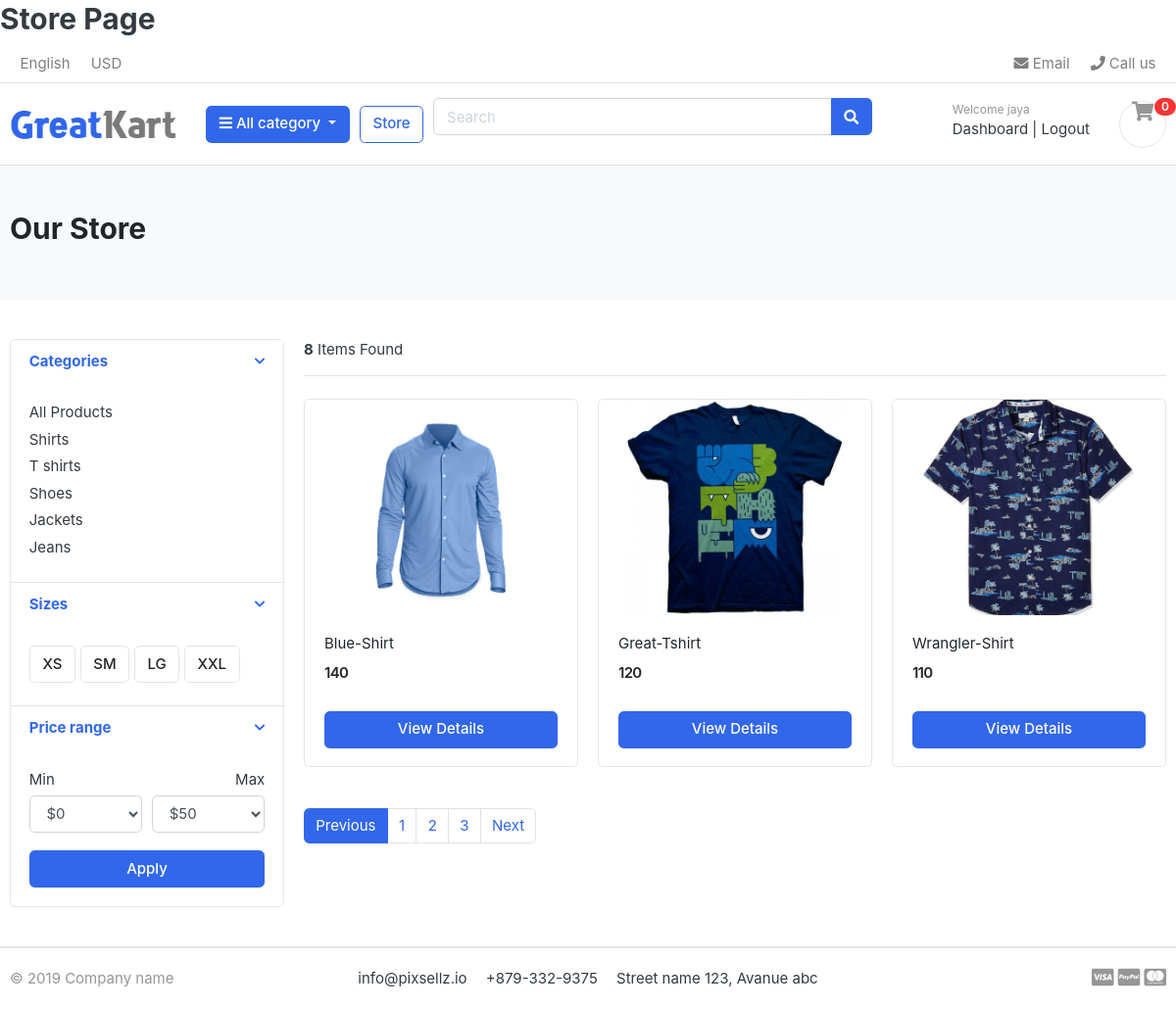
The page /store/ (signed in) on the database its author committed.
### accounts/models.py (models this page shows, shortened)
class Account (AbstractBaseUser):
    first_name  = models.CharField (max_length= 50)
    last_name   = models.CharField (max_length= 50)
    username    = models.CharField (max_length= 50, unique= True)
    email       = models.CharField (max_length= 100, unique= True)
    phone_number= models.CharField (max_length= 50)
    date_joined     = models.DateTimeField (auto_now_add= True)
    last_login      = models.DateTimeField (auto_now_add= True)
    is_admin        = models.BooleanField (default= False)
    is_staff        = models.BooleanField (default= False)
    is_active       = models.BooleanField (default= False)
    is_superadmin   = models.BooleanField (default= False)
    USERNAME_FIELD        = 'email'
    REQUIRED_FIELDS       = ['username','first_name','last_name']
    objects= MyAccountManager()

### category/models.py (models this page shows, shortened)
class Category (models.Model):
    category_name= models.CharField (max_length= 50, unique= True)
    slug= models.SlugField (max_length= 100, unique= True)   # Slugfield Auto populates slug field as same as category field
    description = models.TextField (max_length= 255, blank= True)
    cat_image= models.ImageField (upload_to = 'photos/categories', blank= True)
    class Meta:
        verbose_name= 'category'
        verbose_name_plural = 'categories'
    def get_url (self):
        return reverse ('products_by_category', args=[self.slug] )

### store/models.py (models this page shows, shortened)
class Product (models.Model):
    product_name        = models.CharField (max_length= 200, unique= True)
    slug                = models.SlugField (max_length= 200, unique= True)
    description         = models.TextField (max_length= 500, blank= True)
    price               = models.IntegerField ()
    images              = models.ImageField (upload_to= 'photos/products')
    stock               = models.IntegerField ()
    is_available        = models.BooleanField (default= True)
    category            = models.ForeignKey  (Category, on_delete=models.CASCADE)
    created_date        = models.DateTimeField(auto_now_add= True)
    modified_date       = models.DateTimeField(auto_now= True)
    def get_url (self):
        return reverse ('product_detail', args= [self.category.slug, self.slug])

### store/views.py (the view)
# urls.py: path('store/', include ('store.urls')),
def store (request, category_slug=None):
    categories= None
    products= None
    if category_slug != None:
        categories = get_object_or_404 (Category, slug=category_slug)
        products = Product.objects.filter (category= categories, is_available= True)
        paginator= Paginator(products, 1)
        page= request.GET.get('page')
        paged_products= paginator.get_page(page)
        product_count= products.count()
    else:
        products= Product.objects.all().filter(is_available=True).order_by('id')
        product_count= products.count()
        paginator= Paginator(products, 3)
        page= request.GET.get('page')
        paged_products= paginator.get_page(page)
        product_count= products.count()
    context= {'products': paged_products, 'product_count': product_count}
    return render (request, 'store/store.html', context)

### carts/context_processors.py (called while the page is built)
def counter(request):
    cart_count=0
    if 'admin' in request.path:
        return()
    else:
        try:
            cart= Cart.objects.filter(cart_id =_cart_id(request))
            cart_items= CartItem.objects.all().filter(cart=cart[:1])
            for cart_item in cart_items:
                cart_count+= cart_item.quantity
        except Cart.DoesNotExist:
            cart_count=0
    return dict (cart_count= cart_count)

### carts/views.py (called while the page is built)
def _cart_id(request):
    cart= request.session.session_key
    if not cart:
        cart= request.session.create ()
    return cart

### category/context_processors.py (called while the page is built)
def menu_links (request):
    links= Category.objects.all()
    return dict (links=links)

### templates/store/store.html (shortened to what this page needs)
<h2>Store Page </h2>
{%extends 'base.html'%}
{%load static%}
{%block content%}
<section class="section-pagetop bg">
<div class="container">
	{% if 'search' in request.path %}
	<h2 class="title-page">Search Result</h2>
	{% else %}
	<h2 class="title-page">Our Store</h2>
	{% endif %}
</div>
</section>
<section class="section-content padding-y">
<div class="container">
<div class="row">
	<aside class="col-md-3">
<div class="card">
	<article class="filter-group">
		<header class="card-header">
			<a href="#" data-toggle="collapse" data-target="#collapse_1" aria-expanded="true" class="">
				<i class="icon-control fa fa-chevron-down"></i>
				<h6 class="title">Categories</h6>
			</a>
		</header>
		<div class="filter-content collapse show" id="collapse_1" style="">
			<div class="card-body">
				<ul class="list-menu">
				<li><a href="{% url 'store' %}">All Products </a></li>
				{% for category in links %}
				<li><a href="{{category.get_url}}">{{category.category_name}} </a></li>
				{% endfor %}
				</ul>
			</div>
		</div>
	</article>
	<article class="filter-group">
		<header class="card-header">
			<a href="#" data-toggle="collapse" data-target="#collapse_4" aria-expanded="true" class="">
				<i class="icon-control fa fa-chevron-down"></i>
				<h6 class="title">Sizes </h6>
			</a>
		</header>
		<div class="filter-content collapse show" id="collapse_4" style="">
			<div class="card-body">
			  <label class="checkbox-btn">
			    <span class="btn btn-light"> XS </span>
			  </label>
			  <label class="checkbox-btn">
			    <span class="btn btn-light"> SM </span>
			  </label>
			  <label class="checkbox-btn">
			    <span class="btn btn-light"> LG </span>
			  </label>
			  <label class="checkbox-btn">
			    <span class="btn btn-light"> XXL </span>
			  </label>
		</div>
		</div>
	</article>
	<article class="filter-group">
		<header class="card-header">
			<a href="#" data-toggle="collapse" data-target="#collapse_3" aria-expanded="true" class="">
				<i class="icon-control fa fa-chevron-down"></i>
				<h6 class="title">Price range </h6>
			</a>
		</header>
		<div class="filter-content collapse show" id="collapse_3" style="">
			<div class="card-body">
				<div class="form-row">
				<div class="form-group col-md-6">
				  <label>Min</label>
				  	<select class="mr-2 form-control">
						<option value="0">$0</option>
					</select>
				</div>
				<div class="form-group text-right col-md-6">
				  <label>Max</label>
				  	<select class="mr-2 form-control">
						<option value="50">$50</option>
					</select>
				</div>
				</div>
				<button class="btn btn-block btn-primary">Apply</button>
			</div>
		</div>
	</article>
</div>
	</aside>
	<main class="col-md-9">
<header class="border-bottom mb-4 pb-3">
		<div class="form-inline">
			<span class="mr-md-auto"><b>{{product_count}}</b> Items Found </span>
		</div>
</header>
<div class="row">
	{% if products %}
	{%for product in products%}
	<div class="col-md-4">
		<figure class="card card-product-grid">
			<div class="img-wrap">
				<a href= "{{product.get_url}}"><img src="{{product.images.url}}"></a>
			</div>
			<figcaption class="info-wrap">
				<div class="fix-height">
					<a href="{{product.get_url}}" class="title">{{product.product_name}}</a>
					<div class="price-wrap mt-2">
						<span class="price">{{product.price}}</span>
					</div>
				</div>
				<a href= "{{product.get_url}}" class="btn btn-block btn-primary"> View Details </a>
			</figcaption>
		</figure>
	</div>
{%endfor%}
{% else %}
<div>
	<h2>
	No Result Found. Please Try Again
	</h2>
</div>
{%endif%}
</div>
<nav class="mt-4" aria-label="Page navigation sample">
	{% if products.has_other_pages%}
  <ul class="pagination">
		{% if products.has_previous %}
    <li class="page-item"><a class="page-link" href="?page={{products.previous_page_number}}">Previous</a></li>
		{% else %}
		<li class="page-item active"><a class="page-link" href="#">Previous</a></li>
		{% endif %}
		{% for i in products.paginator.page_range %}
		{% if products.number == i %}
		<li class="page-item"><a class="page-link" href="#">{{i}}</a></li>
		{% else %}
		<li class="page-item "><a class="page-link" href="?page={{i}}">{{i}}</a></li>
		{% endif %}
		{% endfor %}
		{% if products.has_next %}
    <li class="page-item"><a class="page-link" href="?page={{products.next_page_number}}">Next</a></li>
		{% else %}
		<li class="page-item disabled"><a class="page-link" href="#">Next</a></li>
		{% endif %}
	</ul>
	{% endif %}
</nav>
	</main>
</div>
</div>
</section>
{%endblock%}

### templates/includes/navbar.html (shortened to what this page needs)
{%load static%}
<header class="section-header">
<nav class="navbar p-md-0 navbar-expand-sm navbar-light border-bottom">
<div class="container">
  <div class="collapse navbar-collapse" id="navbarTop4">
    <ul class="navbar-nav mr-auto">
      <li class="nav-item dropdown">
      <a href="#" class="nav-link">   English </a>
    </li>
    <li class="nav-item dropdown">
      <a href="#" class="nav-link"> USD </a>
    </li>
    </ul>
    <ul class="navbar-nav">
    <li><a href="#" class="nav-link"> <i class="fa fa-envelope"></i> Email </a></li>
    <li><a href="#" class="nav-link"> <i class="fa fa-phone"></i> Call us </a></li>
  </ul>
  </div>
</div>
</nav>
<section class="header-main border-bottom">
  <div class="container">
<div class="row align-items-center">
  <div class="col-lg-2 col-md-3 col-6">
    <a href="{% url 'home' %}" class="brand-wrap">
      <img class="logo" src="{%static './images/logo.png' %}">
    </a>
  </div>
  <div class="col-lg col-sm col-md col-6 flex-grow-0">
    <div class="category-wrap dropdown d-inline-block float-right">
      <button type="button" class="btn btn-primary dropdown-toggle" data-toggle="dropdown">
        <i class="fa fa-bars"></i> All category
      </button>
    </div>
  </div>
  <a href="{% url 'store'  %}" class="btn btn-outline-primary">Store</a>
  <div class="col-lg  col-md-6 col-sm-12 col">
    <form action="{% url 'search' %}" class="search">
      <div class="input-group w-100">
          <input type="text" class="form-control" style="width:60%;" placeholder="Search" name= "keyword">
          <div class="input-group-append">
            <button class="btn btn-primary" type="submit">
              <i class="fa fa-search"></i>
            </button>
          </div>
        </div>
    </form>
  </div>
  <div class="col-lg-3 col-sm-6 col-8 order-2 order-lg-3">
        <div class="d-flex justify-content-end mb-3 mb-lg-0">
          {% if user.id is None %}
          <div class="widget-header">
            <small class="title text-muted">Welcome guest!</small>
            <div>
              <a href="{% url 'login' %}">Sign in</a> <span class="dark-transp"> | </span>
              <a href="{% url 'register' %}"> Register</a>
            </div>
          </div>
          {% else %}
          <div class="widget-header">
            <small class="title text-muted">Welcome {{user.first_name}}</small>
            <div>
              <a href="{% url 'dashboard' %}">Dashboard</a> <span class="dark-transp"> | </span>
              <a href="{% url 'logout' %}"> Logout</a>
            </div>
          </div>
          {% endif %}
          <a href="{% url 'cart' %}" class="widget-header pl-3 ml-3">
            <div class="icon icon-sm rounded-circle border"><i class="fa fa-shopping-cart"></i></div>
            <span class="badge badge-pill badge-danger notify">{{cart_count}}</span>
          </a>
        </div>
      </div>
</div>
  </div>
</section>
</header>

### static/css/ui.css (style rules this page uses)
html { font-family: "Inter", sans-serif; font-size: 15px; }
.img-wrap { text-align: center; display: block; }
.img-wrap img { max-width: 100%; }
.price-wrap { letter-spacing: -0.7px; }
.icon-xs, .icon-sm, .icon-md, .icon-lg { display: inline-block; text-align: center; flex-shrink: 0; flex-grow: 0; }
.icon-sm { width: 48px; height: 48px; line-height: 48px !important; font-size: 20px; }
.padding-y { padding-top: 40px; padding-bottom: 40px; }
figure { margin-bottom: 0; }
article:after, .form-group:after { display: block; clear: both; content: ""; }
.bg { background-color: #f8f9fa; }
.title-page { color: #212529; }
.header-main { position: relative; padding-top: 1rem; padding-bottom: 1rem; }
.brand-wrap .logo, .navbar-brand .logo { margin-right: 7px; max-height: 42px; display: inline-block; }
.widget-header { display: inline-block; vertical-align: middle; position: relative; }
.widget-header a { color: #343a40; }
.widget-header i { color: #969696; }
.widget-header .title { display: block; }
.widget-header .notify { position: absolute; top: -3px; right: -10px; }
.btn-light { background-color: #fff; border-color: #e4e4e4; }
[class*=list-] li:after { visibility: hidden; display: block; content: ""; overflow: hidden; height: 0; clear: both; }
.list-menu { list-style: none; margin: 0; padding-left: 0; }
.list-menu li { margin-bottom: 5px; }
.list-menu a { color: #343a40; }
[class*=card-product] a.title { color: #212529; display: block; }
[class*=card-product] .img-wrap { overflow: hidden; position: relative; }
[class*=card-product] .img-wrap img { height: 100%; max-width: 100%; width: auto; display: inline-block; -o-object-fit: cover; object-fit: cover; }
.card-product-grid { margin-bottom: 20px; }
.card-product-grid .img-wrap { border-radius: 0.2rem 0.2rem 0 0; height: 220px; }
.card-product-grid .info-wrap { overflow: hidden; padding: 18px 20px; }
.card-product-grid .fix-height { height: 80px; overflow: hidden; }
.card .img-wrap { overflow: hidden; }
.notify { position: absolute; top: -4px; right: -10px; display: inline-block; padding: 0.25em 0.6em; font-size: 12px; line-height: 1; text-align: center; border-radius: 3rem; color: #fff; background-color: #fa3434; }
.price { font-weight: 600; color: #212529; }
.icon-control { margin-top: 5px; float: right; font-size: 80%; }
.card-header .title { margin-bottom: 0; line-height: 1.5; }
.filter-group { border-bottom: 1px solid #e4e4e4; }
.filter-group .card-header { border-bottom: 0; }
.filter-group:last-child { border-bottom: 0; }
.checkbox-btn { position: relative; }
.section-pagetop { padding: 45px 0; }

### rows shown on the page
Account: first_name "jaya"
Category: category_name "Shirts"
Category: category_name "T shirts"
Category: category_name "Shoes"
Category: category_name "Jackets"
Category: category_name "Jeans"
Product: images (picture), product_name "Blue-Shirt", price "140"
Product: images (picture), product_name "Great-Tshirt", price "120"
Product: images (picture), product_name "Wrangler-Shirt", price "110"

### other values the page prints
{{ cart_count }} "0"
{{ product_count }} "8"
{{ i }} "1"
{{ i }} "2" "3"
